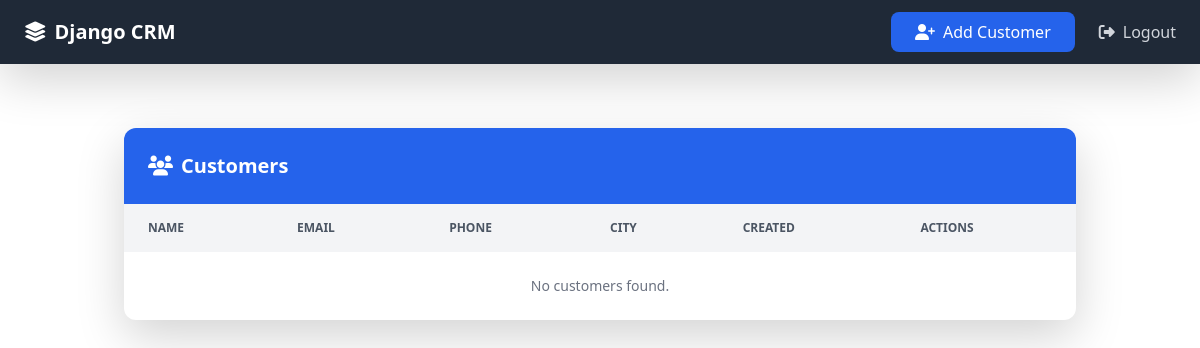
The app's page / (signed in), older data.
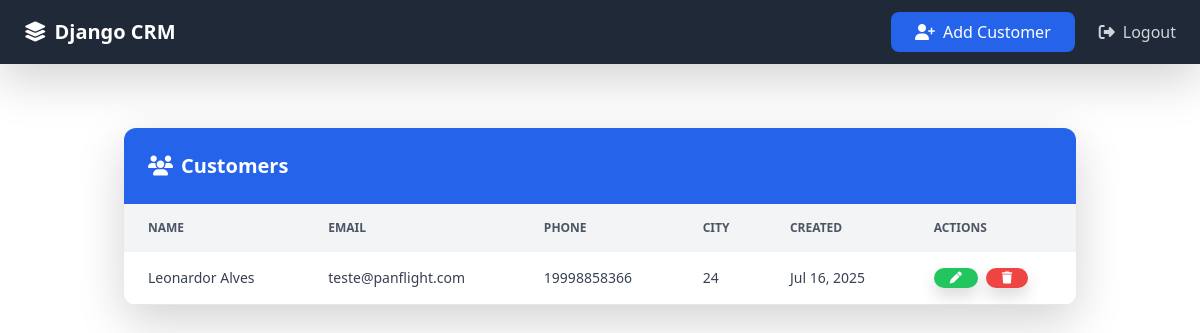
The same page, newer data.
### website/models.py (models this page shows, shortened)
class Customer(models.Model):
    created_at = models.DateTimeField(auto_now_add=True)
    first_name = models.CharField(max_length=50)
    last_name  = models.CharField(max_length=50)
    email      = models.CharField(max_length=50)
    phone      = models.CharField(max_length=20)
    address    = models.CharField(max_length=50)
    city       = models.CharField(max_length=50)
    state      = models.CharField(max_length=50)
    zipcode    = models.CharField(max_length=20)

### website/views.py (the view, shortened to what this page needs)
# urls.py: path('', views.home, name='home'),
def home(request):
    customers = Customer.objects.all()
    return render(request, 'home.html', {'customers': customers})

### website/templates/home.html (shortened to what this page needs)
{% extends 'base.html' %} {% block content %}
<div class="py-10">
  {% if user.is_authenticated %}
  <div class="max-w-7xl mx-auto px-6">
    <div class="bg-white shadow-lg rounded-xl overflow-hidden">
      <div class="flex items-center justify-between bg-blue-600 px-6 py-4">
        <h2 class="text-white text-xl font-semibold flex items-center gap-2">
          <i class="fa-solid fa-users"></i> Customers
        </h2>
      </div>
      <div class="overflow-x-auto">
        <table class="min-w-full text-sm text-gray-700">
          <thead class="bg-gray-100 uppercase text-gray-600 text-xs">
            <tr>
              <th class="px-4 py-3 text-left">Name</th>
              <th class="px-4 py-3 text-left">Email</th>
              <th class="px-4 py-3 text-left">Phone</th>
              <th class="px-4 py-3 text-left">City</th>
              <th class="px-4 py-3 text-left">Created</th>
              <th class="px-4 py-3 text-left">Actions</th>
            </tr>
          </thead>
          <tbody>
            {% if customers %} {% for customer in customers %}
            <tr
              class="border-b hover:bg-gray-50 cursor-pointer"
              onclick="window.location.href='{% url 'customer_data' customer.id %}'"
            >
              <td class="px-4 py-3 font-medium">{{ customer.first_name }} {{ customer.last_name }}</td>
              <td class="px-4 py-3">{{ customer.email }}</td>
              <td class="px-4 py-3">{{ customer.phone }}</td>
              <td class="px-4 py-3">{{ customer.city }}</td>
              <td class="px-4 py-3">{{ customer.created_at|date:"M d, Y" }}</td>
              <td class="px-4 py-3 flex gap-2">
                <a
                  href="{% url 'update_customer' customer.id %}"
                  class="px-3 py-1 rounded-full bg-green-500 text-white text-xs font-semibold hover:bg-green-600 transition shadow"
                  title="Edit"
                >
                  <i class="fa-solid fa-pen"></i>
                </a>
                <a
                  href="{% url 'delete_customer' customer.id %}"
                  class="px-3 py-1 rounded-full bg-red-500 text-white text-xs font-semibold hover:bg-red-600 transition shadow"
                  onclick="return confirm('Are you sure you want to delete this customer?')"
                >
                  <i class="fa-solid fa-trash"></i>
                </a>
              </td>
            </tr>
            {% endfor %} {% else %}
            <tr>
              <td colspan="6" class="text-center text-gray-500 py-4">No customers found.</td>
            </tr>
            {% endif %}
          </tbody>
        </table>
      </div>
    </div>
  </div>
  {% endif %}
</div>
{% endblock %}

### website/templates/base.html (shortened to what this page needs)
{% load static %}
<html lang="en">
<head>
    <link href="https://cdn.jsdelivr.net/npm/bootstrap@5.3.2/dist/css/bootstrap.min.css" rel="stylesheet">
    <link rel="stylesheet" href="https://cdnjs.cloudflare.com/ajax/libs/font-awesome/6.4.0/css/all.min.css">
</head>
<body>
    {% include 'navbar.html' %}
    <div class="container mt-4">
    {% block content %}{% endblock %}
    </div>
    <script src="https://cdn.tailwindcss.com"></script>
</body>
</html>

### website/templates/navbar.html
<nav class="bg-gray-800 shadow-lg">
    <div class="max-w-7xl mx-auto px-4">
        <div class="flex justify-between items-center h-16">
            <a href="{% url 'home' %}" class="text-white text-xl font-bold flex items-center gap-2">
                <i class="fa-solid fa-layer-group"></i> Django CRM
            </a>
            <div class="flex items-center gap-6">
                {% if user.is_authenticated %}
                    <a href="{% url 'add_customer' %}"
                       class="bg-blue-600 text-white px-4 py-2 rounded-lg hover:bg-blue-700 transition flex items-center gap-2">
                        <i class="fa-solid fa-user-plus"></i> Add Customer
                    </a>
                    <a href="{% url 'logout' %}"
                       class="text-gray-300 hover:text-white transition flex items-center gap-2">
                        <i class="fa-solid fa-right-from-bracket"></i> Logout
                    </a>
                {% endif %}
            </div>
        </div>
    </div>
</nav>

Row changes from the older to the newer data that the page shows:
added Customer: first_name "Leonardor", last_name "Alves", email "teste@panflight.com", phone "19998858366", city "24", created_at "Jul 16, 2025"
Text that changed along with them:
text no longer shown: "No customers found."
